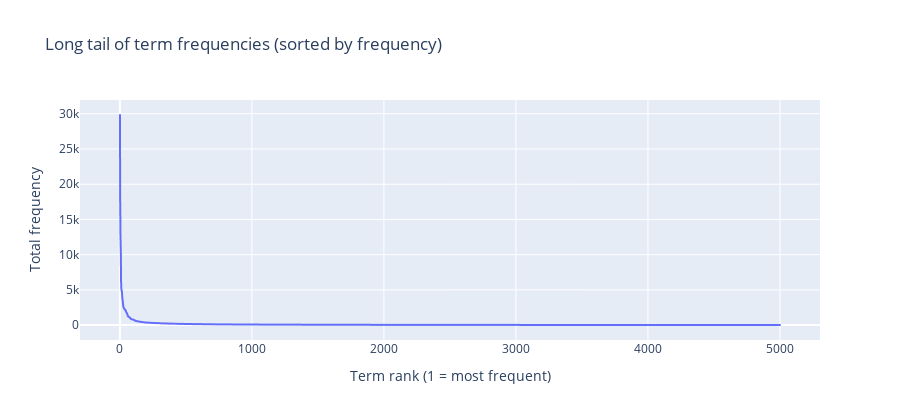
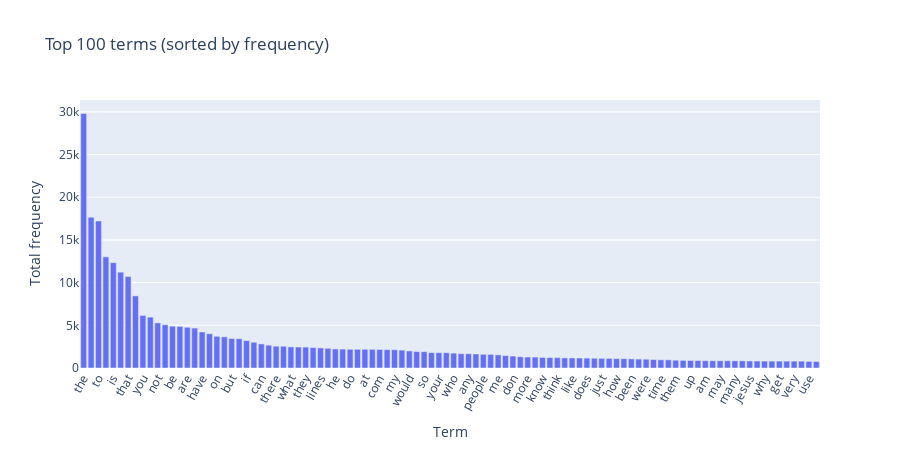

Write notebook code for charts like these, in order.
### Markdown cell above
### >>> **Exercise 14 (take home):** 
Additionally, you can attempt to sort the terms on the `x-axis` by frequency instead of in alphabetical order. This way the visualization is more meaninfgul and you will be able to observe the so called [long tail](https://en.wikipedia.org/wiki/Long_tail) (get familiar with this term since it will appear a lot in data mining and other statistics courses). see picture below

![alt txt](https://upload.wikimedia.org/wikipedia/commons/thumb/8/8a/Long_tail.svg/1000px-Long_tail.svg.png)

### Code cell
# Answer here
import numpy as np, pandas as pd, plotly.express as px

term_counts = np.asarray(X_bow.sum(axis=0)).ravel()
order = np.argsort(term_counts)[::-1]  # sort by frequency (desc)
counts_sorted = term_counts[order]
terms_sorted = vectorizer.get_feature_names_out()[order]

df_longtail = pd.DataFrame({"rank": np.arange(1, len(counts_sorted)+1),
                            "term": terms_sorted,
                            "count": counts_sorted})

# Long-tail view: frequency vs rank (classic Zipf curve)
fig = px.line(df_longtail.head(5000), x="rank", y="count",
              title="Long tail of term frequencies (sorted by frequency)",
              labels={"rank":"Term rank (1 = most frequent)", "count":"Total frequency"})
fig.update_traces(mode="lines+markers", marker_size=2)
fig.update_layout(height=420)
fig.show()

# (Optional) bar of top N also sorted by frequency
TOP = 100
fig = px.bar(df_longtail.head(TOP), x="term", y="count",
             title=f"Top {TOP} terms (sorted by frequency)",
             labels={"term":"Term","count":"Total frequency"})
fig.update_layout(xaxis_tickangle=-60, height=450)
fig.show()

### Figure 1 — Plotly figure (JSON) as saved in the notebook; plotly's stock layout.template omitted (floating-point values rounded to 4 significant figures; data arrays with more than 128 entries replaced by an {"elided": "..."} marker saying what was removed)
{"data": [{"hovertemplate": "Term rank (1 = most frequent)=%{x}<br>Total frequency=%{y}<extra></extra>", "legendgroup": "", "line": {"color": "#636efa", "dash": "solid"}, "marker": {"size": 2, "symbol": "circle"}, "mode": "lines+markers", "name": "", "showlegend": false, "type": "scattergl", "x": {"elided": "5000 int values"}, "xaxis": "x", "y": {"elided": "5000 int values"}, "yaxis": "y"}], "layout": {"height": 420, "legend": {"tracegroupgap": 0}, "title": {"text": "Long tail of term frequencies (sorted by frequency)"}, "xaxis": {"anchor": "y", "domain": [0, 1], "title": {"text": "Term rank (1 = most frequent)"}}, "yaxis": {"anchor": "x", "domain": [0, 1], "title": {"text": "Total frequency"}}}}

### Figure 2 — Plotly figure (JSON) as saved in the notebook; plotly's stock layout.template omitted (floating-point values rounded to 4 significant figures)
{"data": [{"hovertemplate": "Term=%{x}<br>Total frequency=%{y}<extra></extra>", "legendgroup": "", "marker": {"color": "#636efa", "pattern": {"shape": ""}}, "name": "", "orientation": "v", "showlegend": false, "textposition": "auto", "type": "bar", "x": ["the", "of", "to", "and", "is", "in", "that", "it", "you", "for", "not", "this", "be", "from", "are", "edu", "have", "as", "on", "with", "but", "or", "if", "was", "can", "we", "there", "by", "what", "subject", "they", "an", "lines", "one", "he", "god", "do", "organization", "at", "re", "com", "about", "my", "all", "would", "will", "so", "some", "your", "no", "who", "has", "any", "writes", "people", "which", "me", "article", "don", "his", "more", "other", "know", "when", "think", "their", "like", "university", "does", "out", "just", "only", "how", "also", "been", "than", "were", "then", "time", "because", "them", "posting", "up", "had", "am", "should", "may", "these", "many", "say", "jesus", "see", "why", "us", "get", "good", "very", "believe", "use", "such"], "xaxis": "x", "y": [29825, 17660, 17222, 13017, 12343, 11226, 10723, 8447, 6157, 5962, 5285, 5063, 4898, 4877, 4769, 4675, 4218, 4015, 3709, 3655, 3453, 3432, 3208, 3020, 2818, 2674, 2556, 2548, 2472, 2464, 2448, 2393, 2353, 2312, 2232, 2216, 2193, 2192, 2191, 2186, 2172, 2148, 2143, 2093, 2000, 1925, 1912, 1802, 1793, 1791, 1742, 1671, 1669, 1645, 1604, 1599, 1543, 1453, 1400, 1318, 1286, 1278, 1230, 1215, 1213, 1184, 1177, 1170, 1151, 1142, 1130, 1127, 1100, 1090, 1068, 1045, 1028, 989, 959, 952, 914, 892, 885, 870, 852, 851, 850, 850, 841, 840, 825, 814, 811, 808, 806, 805, 805, 803, 772, 766], "yaxis": "y"}], "layout": {"barmode": "relative", "height": 450, "legend": {"tracegroupgap": 0}, "title": {"text": "Top 100 terms (sorted by frequency)"}, "xaxis": {"anchor": "y", "domain": [0, 1], "tickangle": -60, "title": {"text": "Term"}}, "yaxis": {"anchor": "x", "domain": [0, 1], "title": {"text": "Total frequency"}}}}
